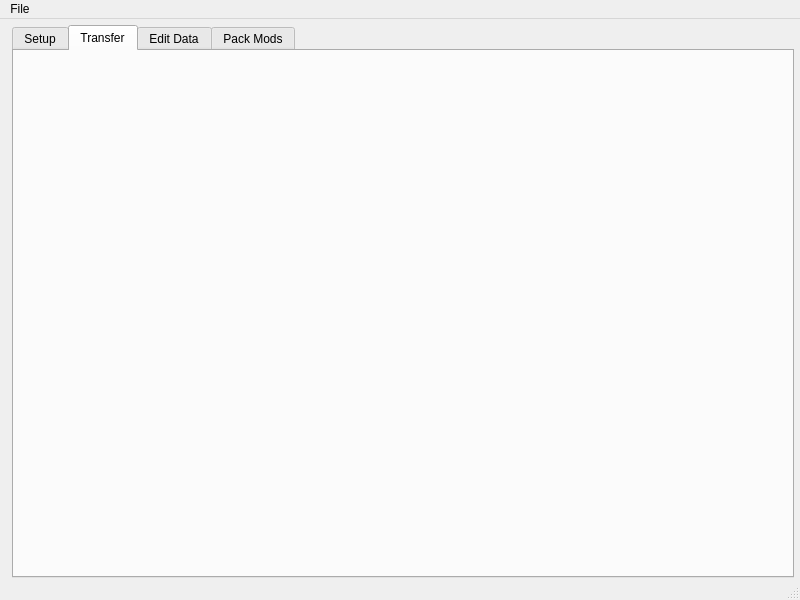
<?xml version="1.0" encoding="UTF-8"?>
<ui version="4.0">
 <class>MainWindow</class>
 <widget class="QMainWindow" name="MainWindow">
  <property name="geometry">
   <rect>
    <x>0</x>
    <y>0</y>
    <width>800</width>
    <height>600</height>
   </rect>
  </property>
  <property name="windowTitle">
   <string>MainWindow</string>
  </property>
  <widget class="QWidget" name="centralwidget">
   <layout class="QHBoxLayout" name="horizontalLayout">
    <property name="leftMargin">
     <number>6</number>
    </property>
    <property name="topMargin">
     <number>6</number>
    </property>
    <property name="rightMargin">
     <number>6</number>
    </property>
    <property name="bottomMargin">
     <number>6</number>
    </property>
    <item>
     <widget class="QWidget" name="left_panel" native="true"/>
    </item>
    <item>
     <widget class="QTabWidget" name="main_window_tab">
      <property name="styleSheet">
       <string notr="true">QTabWidget::tab-bar {
        alignment: center;
    }</string>
      </property>
      <property name="currentIndex">
       <number>1</number>
      </property>
      <property name="usesScrollButtons">
       <bool>false</bool>
      </property>
      <widget class="QWidget" name="setup_tab">
       <attribute name="title">
        <string>Setup</string>
       </attribute>
      </widget>
      <widget class="QWidget" name="asset_tab">
       <attribute name="title">
        <string>Transfer</string>
       </attribute>
      </widget>
      <widget class="QWidget" name="edit_tab">
       <attribute name="title">
        <string>Edit Data</string>
       </attribute>
      </widget>
      <widget class="QWidget" name="pack_tab">
       <attribute name="title">
        <string>Pack Mods</string>
       </attribute>
      </widget>
     </widget>
    </item>
   </layout>
  </widget>
  <widget class="QMenuBar" name="menubar">
   <property name="geometry">
    <rect>
     <x>0</x>
     <y>0</y>
     <width>800</width>
     <height>22</height>
    </rect>
   </property>
   <widget class="QMenu" name="menuFile">
    <property name="title">
     <string>File</string>
    </property>
    <addaction name="actionNew"/>
    <addaction name="actionOpen"/>
    <addaction name="separator"/>
    <addaction name="actionSave"/>
    <addaction name="separator"/>
    <addaction name="actionExit"/>
   </widget>
   <addaction name="menuFile"/>
  </widget>
  <widget class="QStatusBar" name="statusbar">
   <property name="sizePolicy">
    <sizepolicy hsizetype="Preferred" vsizetype="Minimum">
     <horstretch>0</horstretch>
     <verstretch>0</verstretch>
    </sizepolicy>
   </property>
   <property name="maximumSize">
    <size>
     <width>16777215</width>
     <height>16</height>
    </size>
   </property>
  </widget>
  <action name="actionOpen">
   <property name="text">
    <string>Open</string>
   </property>
  </action>
  <action name="actionNew">
   <property name="text">
    <string>New</string>
   </property>
  </action>
  <action name="actionExit">
   <property name="text">
    <string>Exit</string>
   </property>
  </action>
  <action name="actionSave">
   <property name="text">
    <string>Save</string>
   </property>
  </action>
 </widget>
 <resources/>
 <connections/>
</ui>
